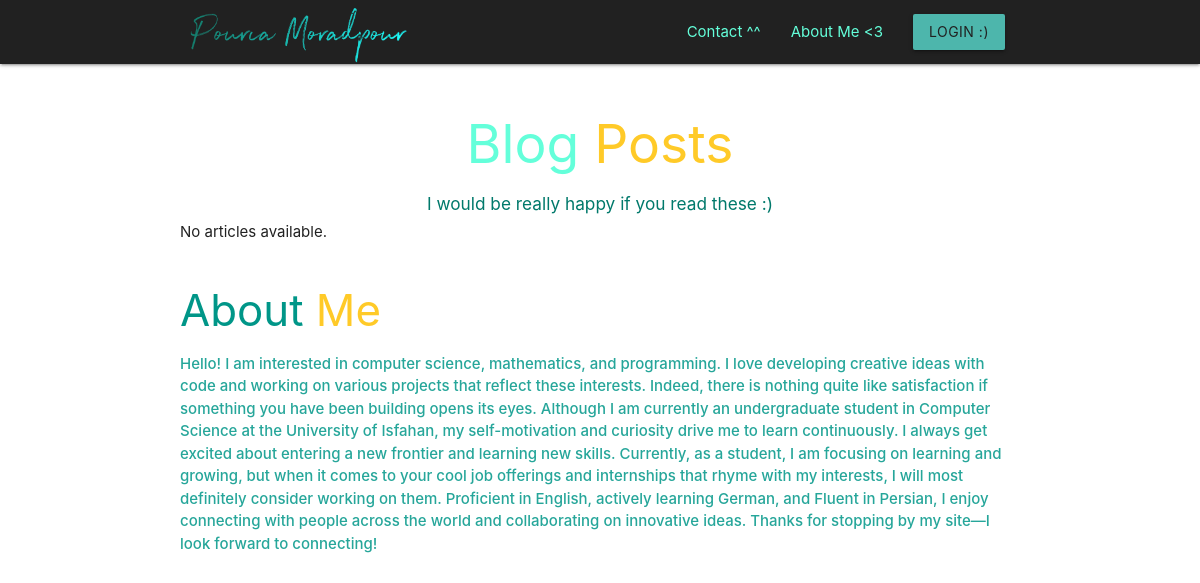
/, run on an earlier commit of the app's database.
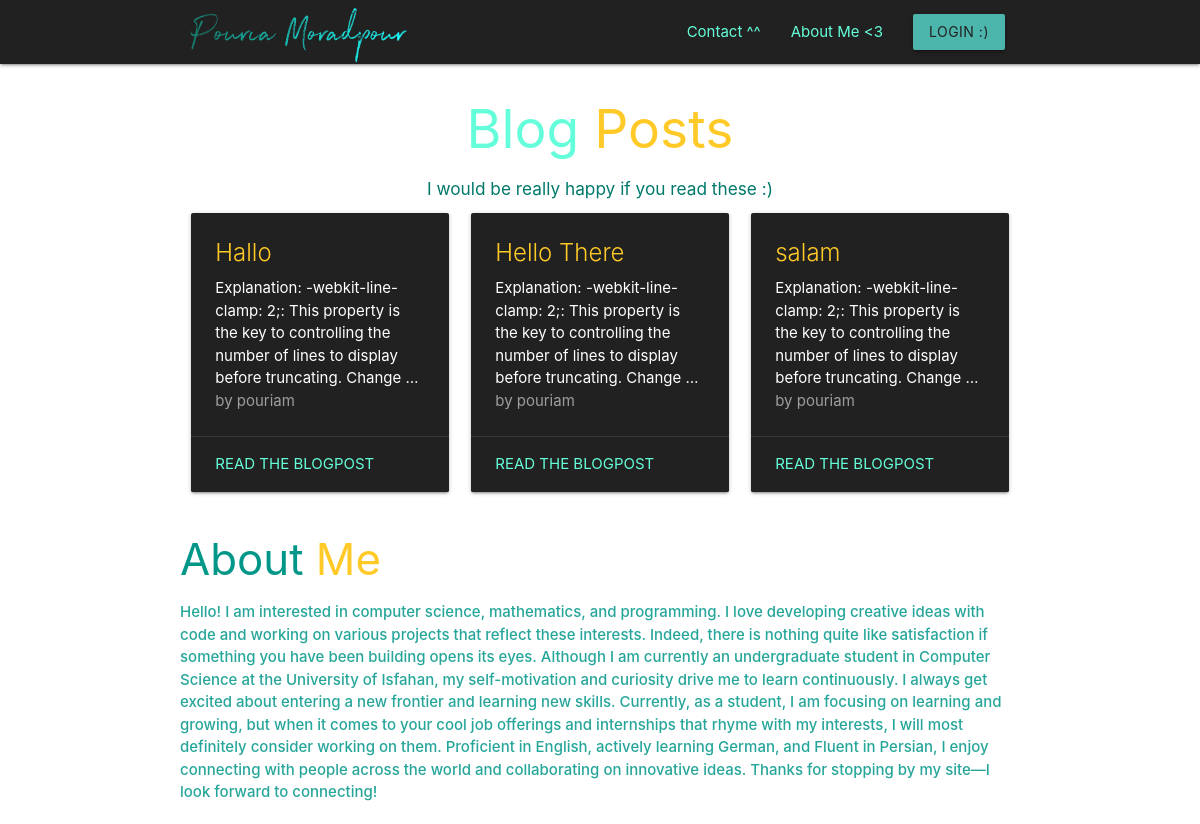
And on a later commit of the database.
### blog_app/models.py (models this page shows, shortened)
class Article(models.Model):
    title = models.CharField(
            max_length=200,
            validators=[MinLengthValidator(4, "Title must be greater than 4 characters")],
    )
    body = models.TextField(null=True)
    authors = models.ManyToManyField('UserProfile', through='AuthoredThrough', blank=False)
    created_at = models.DateTimeField(auto_now_add=True)
    updated_at = models.DateTimeField(auto_now=True)

class UserProfile(models.Model):
    USER = 0
    ADMIN = 1
    ROLE_CHOICES = [
        (USER, 'User'),
        (ADMIN, 'Admin'),
    ]
    user = models.OneToOneField(settings.AUTH_USER_MODEL, on_delete=models.CASCADE)
    authored = models.ManyToManyField('Article', through='AuthoredThrough', blank=True)
    role = models.IntegerField(default=USER, choices=ROLE_CHOICES)

### blog_app/views.py (the view)
# urls.py: path('', ArticleListView.as_view(), name='article_list'),
class ArticleListView(ListView):
    model = Article
    template_name = 'blog_app/article_list.html'
    context_object_name = 'articles'
    def get_queryset(self):
        return Article.objects.order_by('-created_at')[:3]
    def get_context_data(self, **kwargs):
        context = super().get_context_data(**kwargs)
        if self.request.user.is_authenticated:
            user_profile = UserProfile.objects.get(user=self.request.user)
            context['user_role'] = user_profile.role
        else:
            context['user_role'] = None
        context['ADMIN_ROLE'] = UserProfile.ADMIN
        return context

### blog_app/templates/blog_app/article_list.html (shortened to what this page needs)
<!DOCTYPE html>
<html lang="en">
{% load static %}
<head>
  <link rel="stylesheet" href="https://use.fontawesome.com/releases/v5.0.13/css/all.css"
>
  <link rel="stylesheet" href="https://cdnjs.cloudflare.com/ajax/libs/materialize/1.0.0-beta/css/materialize.min.css">
</head>
<body>
  <div class="navbar-fixed">
    <nav class="nav-wrapper grey darken-4">
      <div class="container">
        <a href="#" class="brand-logo">
            <img src="{% static 'blog_app/images/name.png' %}" alt="" class="responsive-img">
        </a>
        <ul class="right hide-on-med-and-down">
          <li><a href="" class="teal-text text-accent-2">Contact ^^</a></li>
          <li><a href="" class="teal-text text-accent-2">About Me <3</a></li>
          <li>
              {% if user.is_authenticated %}
              <a href="{% url 'logout' %}?next={{ request.path }}" class="teal-text text-accent-2">
                  Wanna Log out
                  <span class="amber-text text-lighten-1">{{user.username}}</span>? :(
              </a>
              {% else %}
              <a href="{% url 'login' %}?next={{ request.path }}"
                 class="btn teal lighten-2 grey-text text-darken-4">Login :) </a>
              {% endif %}
          </li>
        </ul>
      </div>
    </nav>
  </div>
    <div class="container">
    <div class="row">
        <div class="col s12 l12">
            <h2 class="teal-text text-accent-2 center-align">Blog <span class="amber-text text-lighten-1">Posts</span></h2>
            <h6 class="teal-text text-darken-2 center-align">I would be really happy if you read these :)</h6>
        </div>
     {% for article in articles %}
      <div class="col s12 l4">
        <div class="card grey darken-4">
          <div class="card-content">
            <span class="card-title amber-text text-lighten-1">{{ article.title }}</span>
            <p class="multi-line-truncate white-text">{{article.body}}</p>
            <span class="grey-text">by {% for author in article.authors.all %}
                {{ author.user.username }}{% if not forloop.last %}, {% endif %}
                {% endfor %}
            </span>
          </div>
          <div class="card-action">
            <a href="{% url 'blog_app:article_detail' article.id %}" class="teal-text text-accent-2">Read The Blogpost</a>
          </div>
        </div>
      </div>
        {% empty %}
        <p>No articles available.</p>
       {% endfor %}
    </div>
    </div>
  <div class="container">
      <div class="row">
          <div class="class l4 s12">
              <h3 class="teal-text text-lighten">About<span class="amber-text text-lighten-1"> Me</span></h3>
              <strong class="teal-text text-lighten-1">
Hello! I am interested in computer science, mathematics, and programming. I love developing creative ideas with code and working on various projects that reflect these interests. Indeed, there is nothing quite like satisfaction if something you have been building opens its eyes.
Although I am currently an undergraduate student in Computer Science at the University of Isfahan, my self-motivation and curiosity drive me to learn continuously. I always get excited about entering a new frontier and learning new skills. Currently, as a student, I am focusing on learning and growing, but when it comes to your cool job offerings and internships that rhyme with my interests, I will most definitely consider working on them.
Proficient in English, actively learning German, and Fluent in Persian, I enjoy connecting with people across the world and collaborating on innovative ideas. Thanks for stopping by my site—I look forward to connecting!
              </strong>
          </div>
      </div>
  </div>
</body>
</html>

What changed in the data, as far as the page shows it:
added Article: title "Hallo", body "Explanation: -webkit-line-clamp: 2;: This property is the key to controlling the number of lines to display before truncating. Change…"
now on this page (row unchanged): UserProfile: user.username "pouriam"
added Article: title "Hello There", body "Explanation: -webkit-line-clamp: 2;: This property is the key to controlling the number of lines to display before truncating. Change…"
added Article: title "salam", body "Explanation: -webkit-line-clamp: 2;: This property is the key to controlling the number of lines to display before truncating. Change…"
Also different on the page:
text no longer shown: "No articles available."
